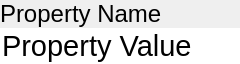
<?xml version="1.0" encoding="UTF-8"?>
<ui version="4.0">
 <class>property</class>
 <widget class="QWidget" name="property">
  <property name="geometry">
   <rect>
    <x>0</x>
    <y>0</y>
    <width>240</width>
    <height>47</height>
   </rect>
  </property>
  <property name="sizePolicy">
   <sizepolicy hsizetype="Fixed" vsizetype="Preferred">
    <horstretch>0</horstretch>
    <verstretch>0</verstretch>
   </sizepolicy>
  </property>
  <property name="windowTitle">
   <string>Form</string>
  </property>
  <property name="locale">
   <locale language="English" country="Germany"/>
  </property>
  <layout class="QVBoxLayout" name="verticalLayout">
   <property name="spacing">
    <number>0</number>
   </property>
   <property name="leftMargin">
    <number>0</number>
   </property>
   <property name="topMargin">
    <number>0</number>
   </property>
   <property name="rightMargin">
    <number>0</number>
   </property>
   <property name="bottomMargin">
    <number>0</number>
   </property>
   <item>
    <widget class="QLabel" name="property_name">
     <property name="font">
      <font>
       <family>Arial</family>
       <pointsize>18</pointsize>
      </font>
     </property>
     <property name="locale">
      <locale language="English" country="Germany"/>
     </property>
     <property name="text">
      <string>Property Name</string>
     </property>
    </widget>
   </item>
   <item>
    <widget class="PropertyEdit" name="property_value">
     <property name="font">
      <font>
       <family>Arial</family>
       <pointsize>22</pointsize>
      </font>
     </property>
     <property name="styleSheet">
      <string notr="true">border: 0px;</string>
     </property>
     <property name="locale">
      <locale language="English" country="Germany"/>
     </property>
     <property name="text">
      <string>Property Value</string>
     </property>
     <property name="frame">
      <bool>false</bool>
     </property>
     <property name="readOnly">
      <bool>true</bool>
     </property>
     <property name="clearButtonEnabled">
      <bool>false</bool>
     </property>
    </widget>
   </item>
  </layout>
 </widget>
 <customwidgets>
  <customwidget>
   <class>PropertyEdit</class>
   <extends>QLineEdit</extends>
   <header>views/components/property_edit.h</header>
  </customwidget>
 </customwidgets>
 <resources/>
 <connections/>
</ui>
